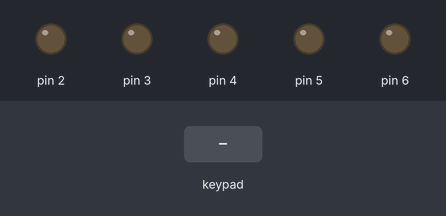
This sketch was run on a simulated Arduino Uno, built with avr-gcc and run on an emulated ATmega328P. Shown: output pins drawn as LEDs (lit = HIGH). The test bench sets the inputs (shaded band). Pins used as bus, display or sensor lines are not drawn.

Above: at 1.2 s.
1.3 s: keypad keys 7 8 9 1 0 pressed 0.4 s apart
At 2.9 s:
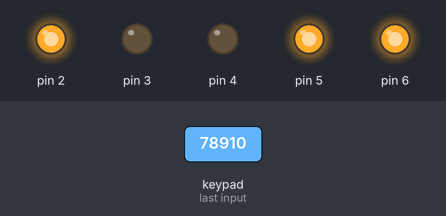
4.8 s: key '1' pressed
At 6.0 s:
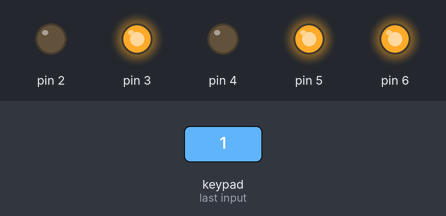
6.3 s: key '2' pressed
At 7.0 s:
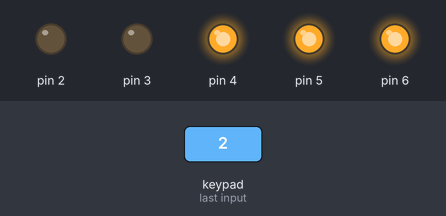
7.8 s: keypad keys 7 8 9 1 0 # pressed 0.4 s apart
At 10.3 s:
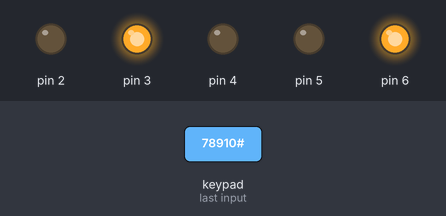
11.7 s: key '3' pressed
At 12.6 s:
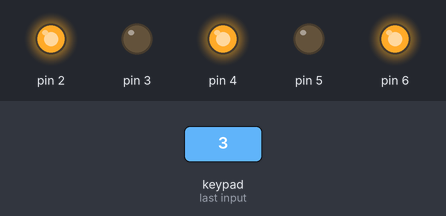
13.2 s: keypad keys 7 8 9 1 0 * pressed 0.4 s apart
At 14.7 s:
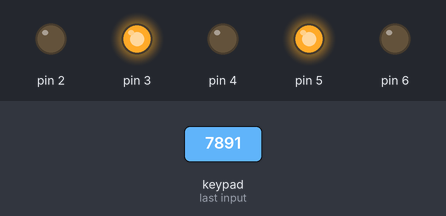
Timing chart, 0 to 16.2 s (numbered marks = the images above; inputs shaded):
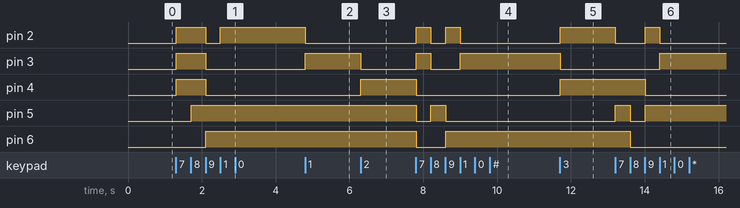

The sketch:

KeypadReadout.ino
```cpp
#include <Keypad.h>
#include <string.h>

// Thanks to the keypad library for template code: https://playground.arduino.cc/code/keypad
const byte ROWS = 4;
const byte COLS = 3;
char keys[ROWS][COLS] = {
  {'1', '2', '3'},
  {'4', '5', '6'},
  {'7', '8', '9'},
  {'*', '0', '#'}
};
byte rowPins[ROWS] = {7, 8, 9, 10};
byte colPins[COLS] = {11, 12, 13};
const int firstLED = 2, secondLED = 3, thirdLED = 4, fourthLED = 5, fifthLED = 6;
int total = 0;
int keyPress = 0;
char buffer[6];

// Initialize keypad
Keypad myKeypad = Keypad(makeKeymap(keys), rowPins, colPins, ROWS, COLS);

void setup() {

  // Set all of the led pins to output
  for (int i = 2; i < 8; i++)
    pinMode(i, OUTPUT);

  // Setup port for console output
  Serial.begin(9600);
}

void loop() {
  // get the keypress
  char key = myKeypad.getKey();

  // Don't compute if no key, asterisk key, pound key, or 0 is pressed
  if (key != NO_KEY && key != '#' && key != '*' && key != '0'){

    // Add the key number (subtracts 0 char to convert number char to int)
    total += key - '0';

    // Convert total to binary char buffer
    itoa(total, buffer, 2);

    // Setup tracker for LED output
    int tracker = 1;

    // Go through binary number backwards to they display on LEDs correctly
    for (int i = strlen(buffer); i >= 0; i--)
    {
      // If it's 1, light the LED
      if (buffer[i] == '1')
        digitalWrite(tracker, HIGH);
      // Else if it's 0,turn the LED off
      else
        digitalWrite(tracker, LOW);
      // Increment tracker, so it writes to the correct LED pin
      tracker++;
    }
    // Delay each loop by 1/4 of a second, so it doesn't add too fast
    delay(250);

  }
}
```

Measured:
- after the input at 1.3 s, pin 2: LOW → HIGH at once, → LOW 0.79 s later, → HIGH 0.40 s later; pin 3, pin 4: LOW → HIGH at once, → LOW 0.79 s later; pin 5: LOW → HIGH after 0.41 s; pin 6: LOW → HIGH after 0.80 s
- after the input at 4.8 s, pin 2: HIGH → LOW at once; pin 3: LOW → HIGH at once
- after the input at 6.3 s, pin 3: HIGH → LOW at once; pin 4: LOW → HIGH at once
- after the input at 7.8 s, pin 2: alternates HIGH for 0.40 s and LOW for 0.40 s, 4 changes in all, then stays LOW, starting at once; pin 3: LOW → HIGH at once, → LOW 0.39 s later, → HIGH 0.80 s later; pin 4: HIGH → LOW at once; pin 5: HIGH → LOW at once, → HIGH 0.39 s later, → LOW 0.40 s later; pin 6: HIGH → LOW at once, → HIGH 0.79 s later
- after the input at 11.7 s, pin 2, pin 4: LOW → HIGH at once; pin 3: HIGH → LOW at once
- after the input at 13.2 s, pin 2: HIGH → LOW at once, → HIGH 0.80 s later, → LOW 0.40 s later; pin 3: LOW → HIGH after 1.2 s; pin 4: HIGH → LOW after 0.81 s; pin 5: LOW → HIGH at once, → LOW 0.40 s later, → HIGH 0.40 s later; pin 6: HIGH → LOW after 0.41 s
